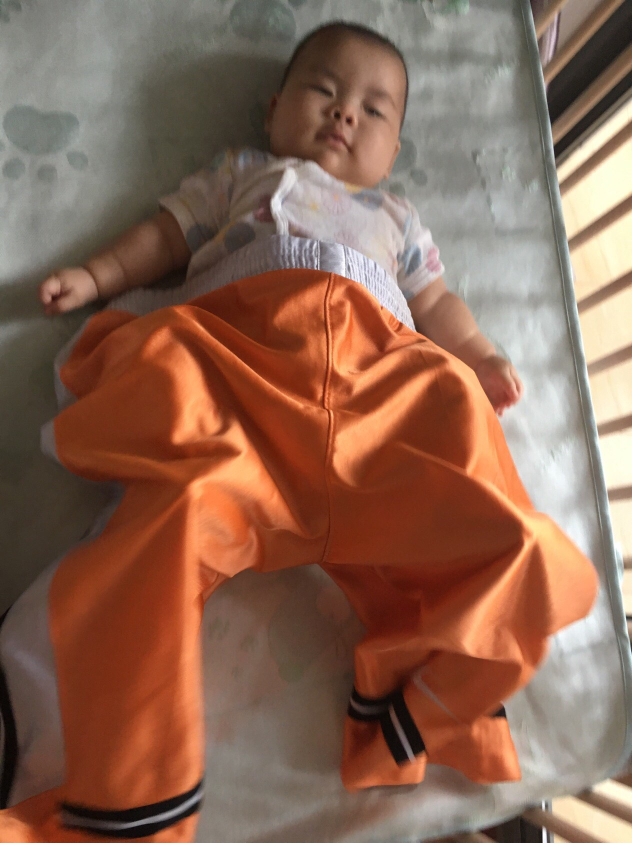
//> input picture opencv/dft/baby.jpg, 1264 x 1686 px (shown at 1/2 size)
$ ./dft   (built with g++ and OpenCV 4)
//> lines starting //> are read from the running program, lines starting //| are printed output that depends on the picture
#include <iostream>
#include <opencv2/opencv.hpp>

using namespace std;
using namespace cv;

int main()
{
    Mat input = imread("baby.jpg", ImreadModes::IMREAD_GRAYSCALE);
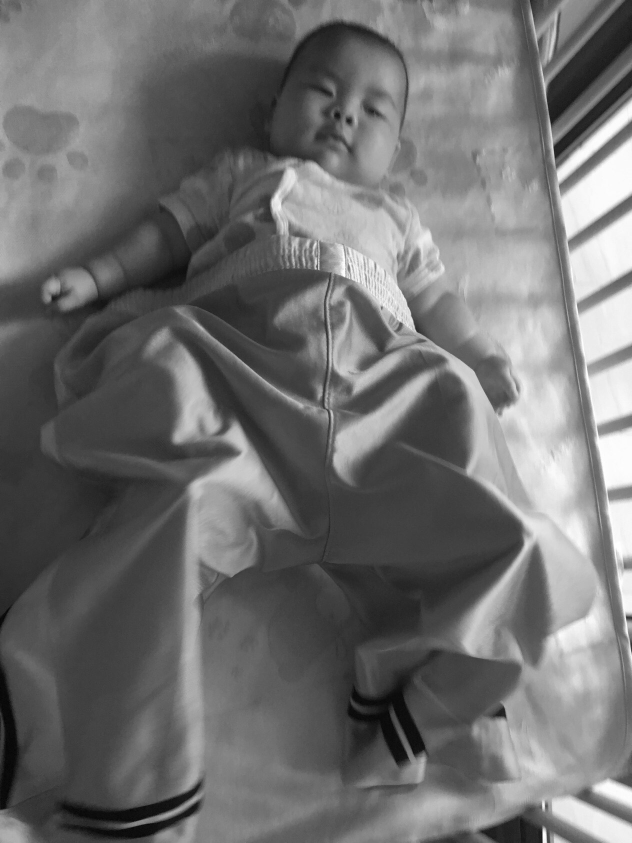
//> input: 1686 rows x 1264 cols, CV_8UC1 (shown at 1/2 size); min 0, max 255, mean 111.6

    Mat padded;
    int m = getOptimalDFTSize(input.rows);
//> m = 1728
    int n = getOptimalDFTSize(input.cols);
//> n = 1280

    copyMakeBorder(input,padded,0,m-input.rows,0,n-input.cols,BorderTypes::BORDER_CONSTANT,Scalar(0));
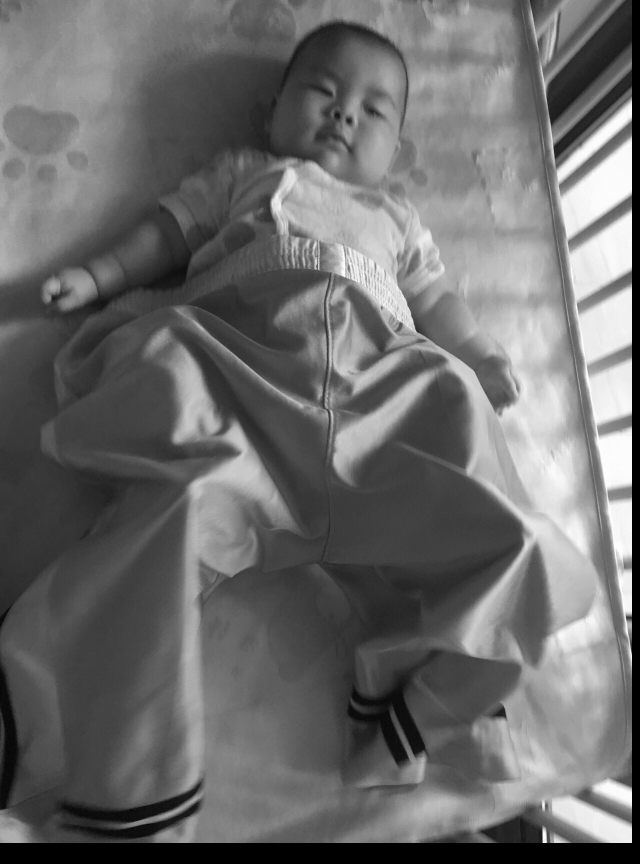
//> padded: 1728 rows x 1280 cols, CV_8UC1 (shown at 1/2 size); min 0, max 255, mean 107.5

    Mat planes[] = {Mat_<float>(padded), Mat::zeros(padded.size(),CV_32F)};
//> planes[1]: 1728 rows x 1280 cols, CV_32FC1; every value is 0
    Mat complexImage;
    merge(planes,2,complexImage);

    dft(complexImage, complexImage);

    split(complexImage, planes);
    magnitude(planes[0],planes[1],planes[0]);

    Mat image = planes[0];
    image += Scalar::all(1);
    log(image,image);

    image = image(Rect(0, 0, image.cols & -2, image.rows & -2));

    int cx = image.cols/2;
//> cx = 640
    int cy = image.rows/2;
//> cy = 864
    Mat q0(image, Rect(0, 0, cx, cy));   // Top-Left - Create a ROI per quadrant
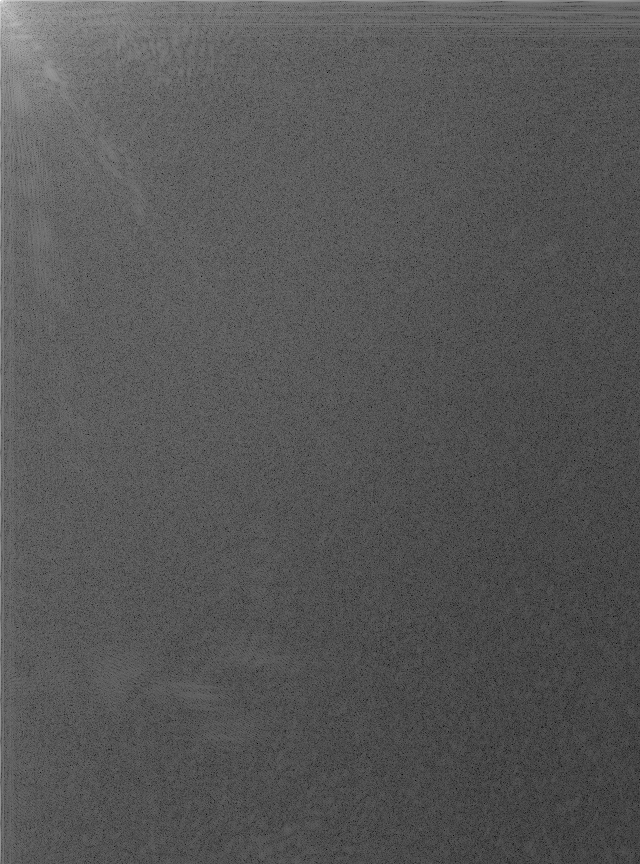
//> q0: 864 rows x 640 cols, CV_32FC1; min 1.8, max 19.29, mean 7.74; drawn with min black and max white
    Mat q1(image, Rect(cx, 0, cx, cy));  // Top-Right
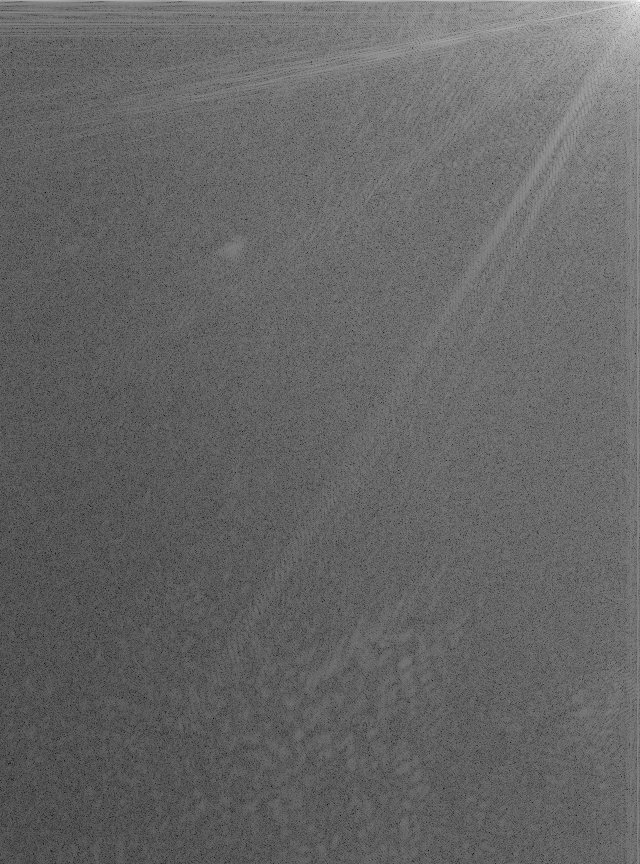
//> q1: 864 rows x 640 cols, CV_32FC1; min 1.5, max 17.29, mean 7.83; drawn with min black and max white
    Mat q2(image, Rect(0, cy, cx, cy));  // Bottom-Left
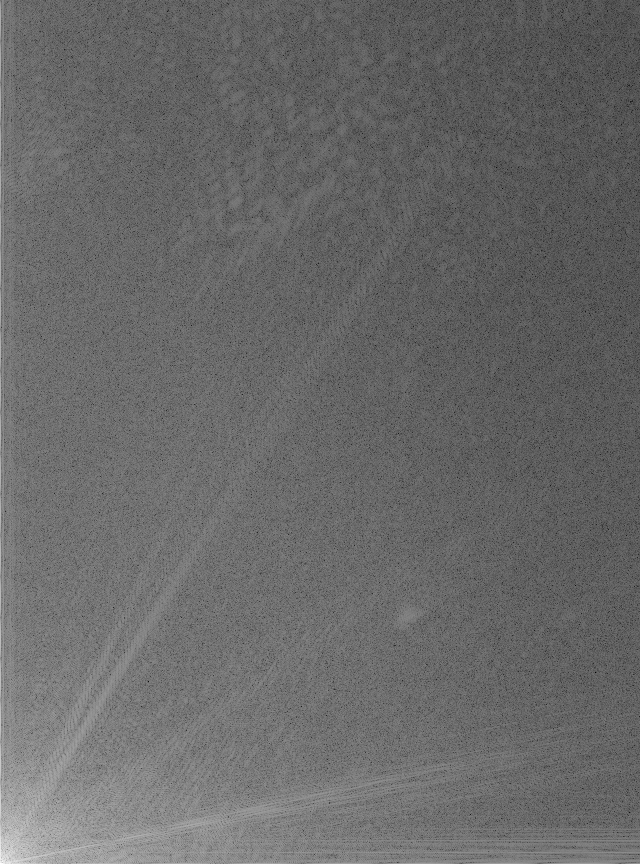
//> q2: 864 rows x 640 cols, CV_32FC1; min 1.5, max 16.8, mean 7.83; drawn with min black and max white
    Mat q3(image, Rect(cx, cy, cx, cy)); // Bottom-Right
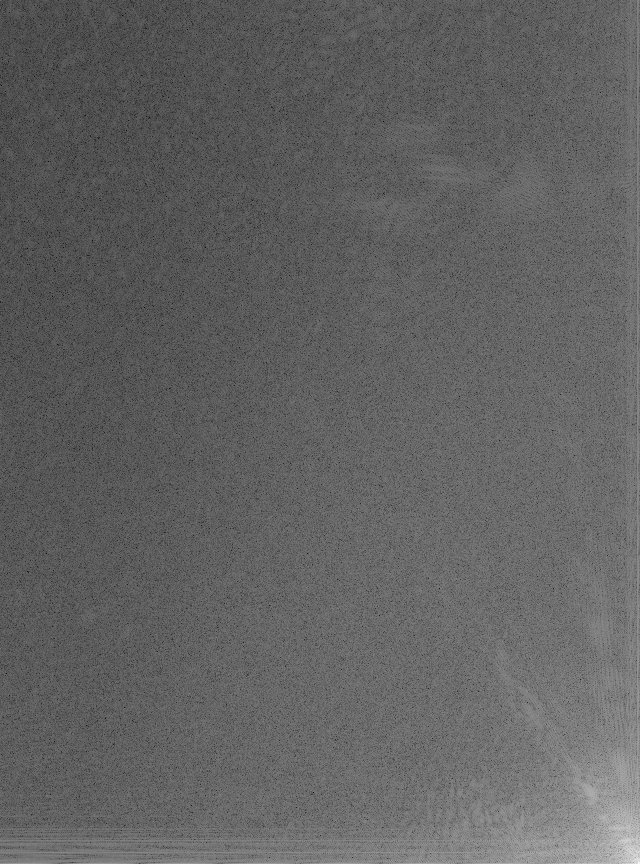
//> q3: 864 rows x 640 cols, CV_32FC1; min 1.81, max 17.11, mean 7.72; drawn with min black and max white
    Mat tmp;                           // swap quadrants (Top-Left with Bottom-Right)
    q0.copyTo(tmp);
    q3.copyTo(q0);
    tmp.copyTo(q3);
    q1.copyTo(tmp);                    // swap quadrant (Top-Right with Bottom-Left)
    q2.copyTo(q1);
    tmp.copyTo(q2);
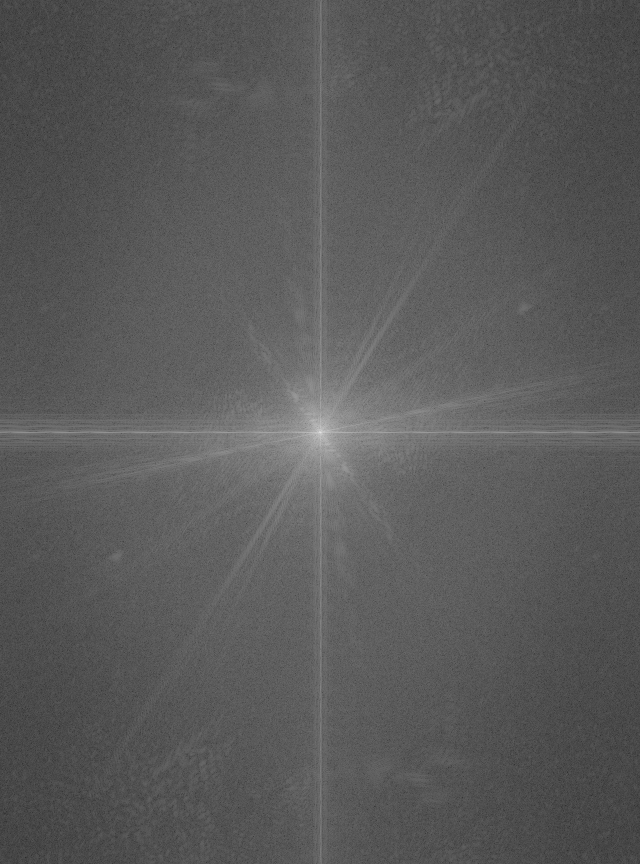
//> image: 1728 rows x 1280 cols, CV_32FC1 (shown at 1/2 size); min 1.5, max 19.29, mean 7.78; drawn with min black and max white
    normalize(image, image, 0, 1, NORM_MINMAX); // Transform the matrix with float values into a
                                            // viewable image form (float between values 0 and 1).

    namedWindow("input", WindowFlags::WINDOW_NORMAL);
    namedWindow("spectrum", WindowFlags::WINDOW_NORMAL);
    imshow("input", input);
    imshow("spectrum", image);
    resizeWindow("input",500,500);
    resizeWindow("spectrum",500,500);

    waitKey(0);
    return 0;
}
